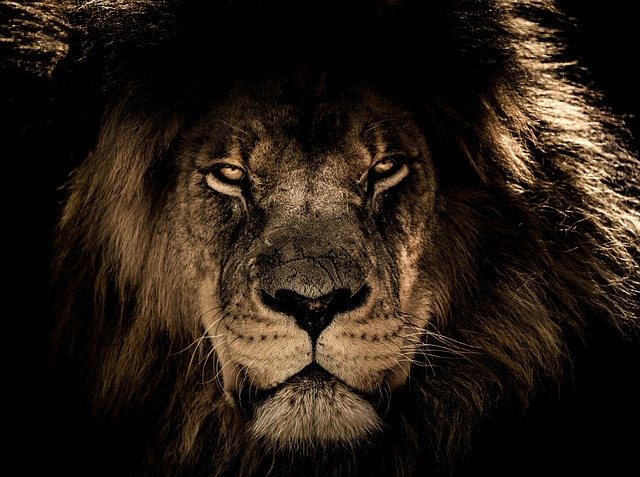
#> input picture BTChuong3/Ex3.7/lion.jpg, 640 x 477 px, found by its file name
$ python ex3.7.py
#> lines starting #> are read from the running program, lines starting #| are printed output that depends on the picture
import cv2
import matplotlib.pyplot as plt
import numpy as np
import copy

class contrastStretch:
    def __init__(self):
        self.i="";
        self.anh_goc="";
        self.cuoiDS=[]
        self.rem=0
        self.L=256
        self.sk=0
        self.k=0
        self.so_dong=0;
        self.so_cot=0;


    def stretch(self,input_image):
        self.i=cv2.imread(input_image,0);
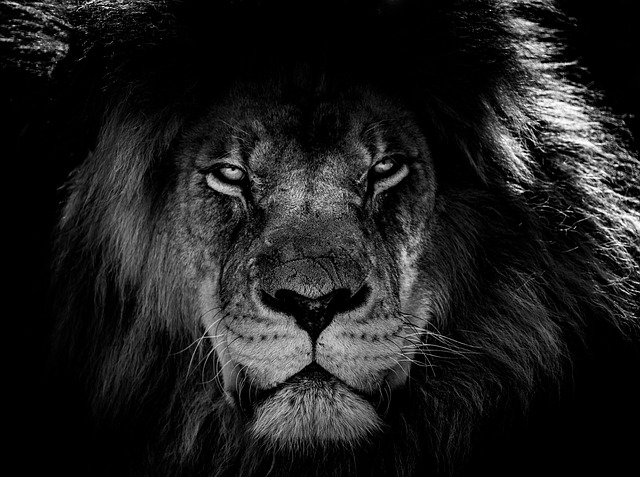
#> self.i: shape (477, 640); min 0, max 255, mean 30.9
        self.anh_goc=copy.deepcopy(self.i);
        x,y,z=plt.hist(self.i.ravel(),256,[0,256],label='x')
#> x = 256 values, max 101264 at index 0, min 22 at index 246, mean 1192.5; y = 257 values from 0 to 256; z = 256 items
        self.k=np.sum(x)
#> self.k = 305280
        for i in range(len(x)):
            prk=x[i]/self.k
            self.sk+=prk
            last=(self.L-1)*self.sk
            if self.rem!=0:
                self.rem=int(last % last)
            last = int(last + 1 if self.rem >=0.5 else last)
            self.cuoiDS.append(last)
            self.so_dong=(int(np.ma.count(self.i)/self.i[1].size))
            self.so_cot=self.i[1].size
#> this loop made 256 passes
#> (prk, self.sk, last) on passes 1 to 3: (0.332, 0.332, 84), (0.059, 0.391, 99), (0.0349, 0.426, 108)
#> after the loop, self.cuoiDS = 256 values from 84 to 255; self.rem = 0; self.sk = 1
        for i in range(self.so_cot):
            for j in range(self.so_dong):
                num=self.i[j][i]
                if num != self.cuoiDS[num]:
                    self.i[j][i]=self.cuoiDS[num]
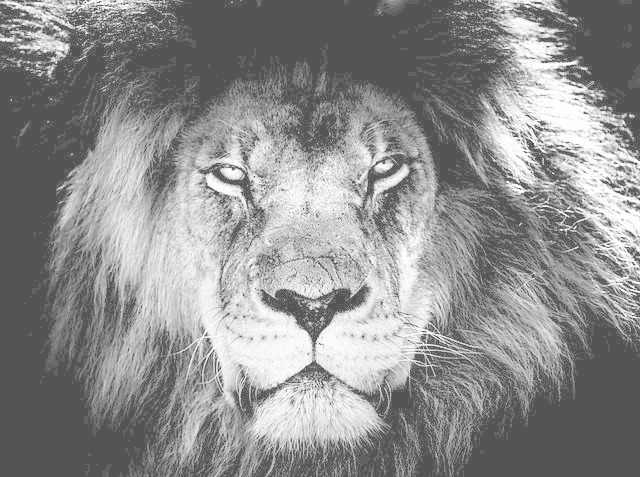
#> self.i: shape (477, 640); min 84, max 255, mean 142.1
        cv2.imwrite('output_data/ouputImage.jpg',self.i)

    def plotHistogram(self):
        plt.hist(self.i.ravel(),256,[0,256])

    def showImage(self):
        cv2.imshow("Ket qua",self.i);
        cv2.imshow("Anh goc",self.anh_goc);
        cv2.waitKey(100000)
        cv2.destroyAllWindows()

stretcher=contrastStretch();
stretcher.stretch("D:/3/HK2/XLA/Giua_Ky/20133119_LePhuocYen_GiuaKy/BTChuong3/Ex3.7/lion.jpg");
stretcher.plotHistogram();
stretcher.showImage();
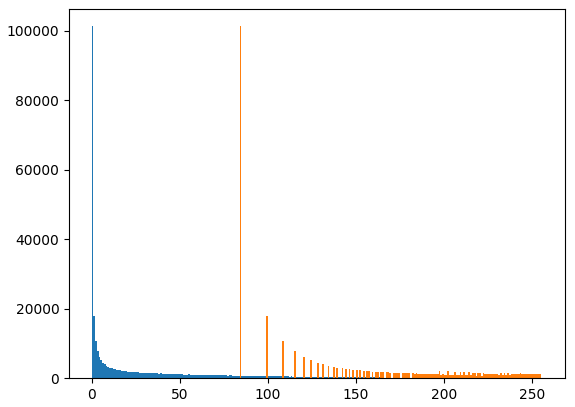
#> figure drawn by matplotlib, 1 panel; tallest bar 101264 high, from x = 0 to 1; tallest bar 101264 high, from x = 84 to 85
